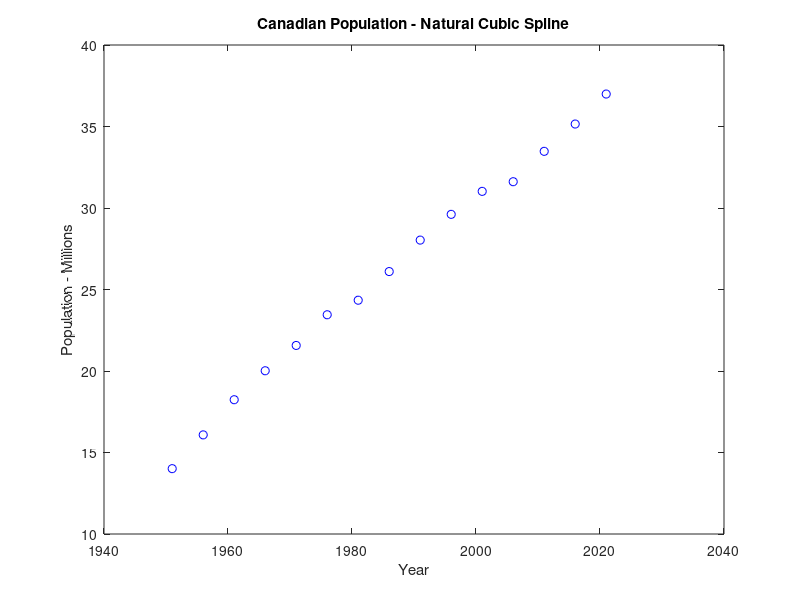

Write the MATLAB code that produced this figure. (Note: this script raises an error after producing the figure.)
% all canada census data
x_all = (1951:5:2021)';  
y_all = [14.009 16.081 18.238 20.015 21.568 23.450 ...
     24.343 26.101 28.031 29.611 31.021 31.613 ...
     33.477 35.152 36.992]';
n_all = length(x_all);

% only use 1951–2016 for the spline
x = x_all(1:n_all-1);   
y = y_all(1:n_all-1);

% plot 15 given points
plot(x_all, y_all, 'bo');
title('Canadian Population - Natural Cubic Spline');
xlabel('Year');
ylabel('Population - Millions');
disp('Press any key to continue');
pause;

% evaluate the natural cubic spline from 1951 to 2016
% and plot the results
hold on
xx = 1951:2016;
Sxx = my_spline(x, y, xx);
plot(xx, Sxx, 'r-');

% evaluate S at 1984 and 2021 and plot results
z84 = my_spline(x,y,1984);
z21 = my_spline(x,y,2021);
plot(1984, z84, 'ks', 'MarkerFaceColor', 'r');
plot(2021, z21,'ks', 'MarkerFaceColor', 'r');
text(1984,z84-1,num2str(z84));
text(2021,z21-1,num2str(z21));

hold off